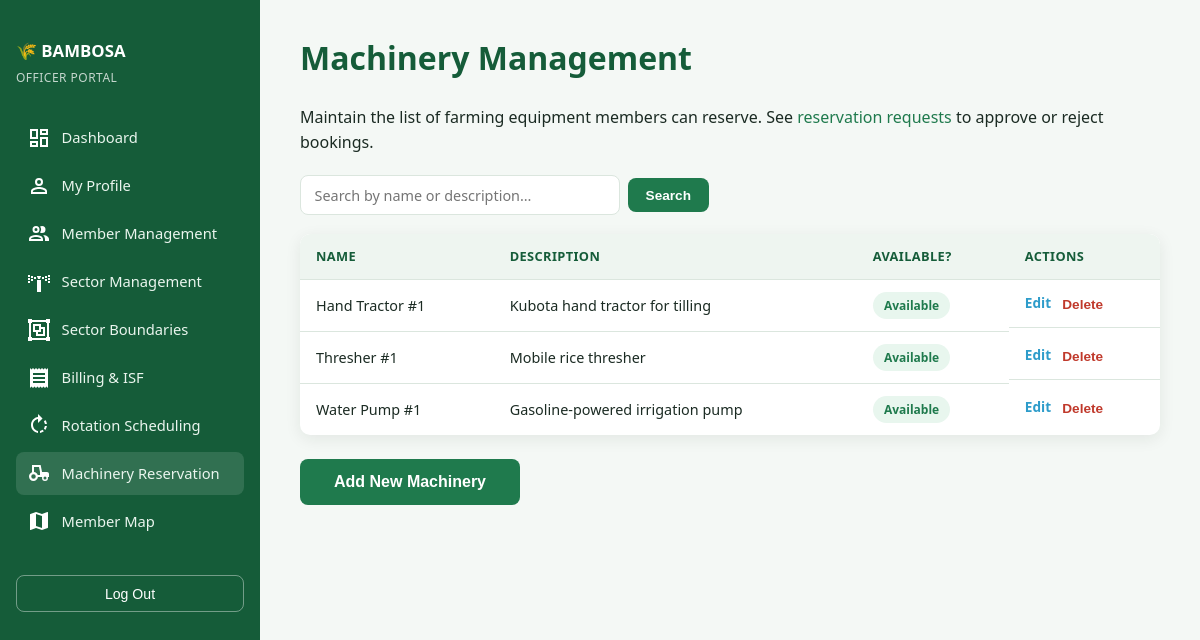
Page /officer/machinery.php (signed in) on the committed database.
### tables this page shows
CREATE TABLE IF NOT EXISTS machinery (
    machinery_id INT AUTO_INCREMENT PRIMARY KEY,
    name         VARCHAR(100) NOT NULL UNIQUE,
    description  VARCHAR(255) DEFAULT NULL,
    is_available TINYINT(1) NOT NULL DEFAULT 1,    
    created_at   TIMESTAMP DEFAULT CURRENT_TIMESTAMP
);

### includes/base_path_utils.php (called while the page is built, shortened)
<?php
function base_url(string $path = ''): string
{
    $base = defined('BAMBOSA_BASE_PATH') ? BAMBOSA_BASE_PATH : '';
    $path = ltrim($path, '/');
    return ($path === '') ? ($base !== '' ? $base . '/' : '/') : $base . '/' . $path;
}

### includes/machinery.php (called while the page is built, shortened)
<?php
function get_all_machinery(PDO $pdo, bool $onlyAvailable = false, ?string $search = null, ?int $limit = null, ?int $offset = null): array
{
    $sql = 'SELECT * FROM machinery WHERE 1=1';
    $params = [];
    $sql .= ' ORDER BY name';
    if ($limit !== null && $offset !== null) {
        $sql .= ' LIMIT :limit OFFSET :offset';
    }
    $stmt = $pdo->prepare($sql);
    if ($limit !== null && $offset !== null) {
        $stmt->bindValue('limit', $limit, PDO::PARAM_INT);
        $stmt->bindValue('offset', $offset, PDO::PARAM_INT);
    }
    $stmt->execute();
    return $stmt->fetchAll();
}
function count_machinery(PDO $pdo, bool $onlyAvailable = false, ?string $search = null): int
{
    $sql = 'SELECT COUNT(*) AS cnt FROM machinery WHERE 1=1';
    $params = [];
    $stmt = $pdo->prepare($sql);
    $stmt->execute($params);
    return (int) $stmt->fetch()['cnt'];
}

### officer/machinery.php (the view, shortened to what this page needs)
<?php
require_once __DIR__ . '/../config/database.php';
require_once __DIR__ . '/../includes/machinery.php';
require_once __DIR__ . '/../includes/pagination.php';
$isAddingOrEditing = isset($_GET["new"]) || isset($_GET["edit"]);
$searchTerm = get_search_term();
$totalMachinery = count_machinery($pdo, false, $searchTerm);
$pagination = build_pagination($totalMachinery, get_current_page());
$machineryList = get_all_machinery($pdo, false, $searchTerm, $pagination['per_page'], $pagination['offset']);
?>
<!DOCTYPE html>
<html lang="en">
<head>
<link rel="stylesheet" href="<?= base_url('assets/css/style.css') ?>">
</head>
<body>
<div class="dash-shell">
  <?php include __DIR__ . '/../includes/partials/officer_sidebar.php'; ?>
  <main class="dash-main">
    <h1>Machinery Management</h1>
    <p>Maintain the list of farming equipment members can reserve. See <a href="<?= base_url('officer/reservations.php') ?>">reservation requests</a> to approve or reject bookings.</p>
	<?php if (!$isAddingOrEditing): ?>
      <div class="table-scroll">
      <table class="data-table">
        <thead>
          <tr>
            <th>Name</th>
            <th>Description</th>
            <th>Available?</th>
            <th>Actions</th>
          </tr>
        </thead>
        <tbody>
          <?php if (empty($machineryList)): ?>
            <tr><td colspan="4" class="empty-row">No machinery found<?= $searchTerm ? ' for "' . htmlspecialchars($searchTerm) . '"' : ' yet' ?>.</td></tr>
          <?php else: foreach ($machineryList as $m): ?>
            <tr>
              <td><?= htmlspecialchars($m['name']) ?></td>
              <td><?= htmlspecialchars($m['description'] ?? '—') ?></td>
              <td>
                <span class="status-badge <?= $m['is_available'] ? 'status-active' : 'status-inactive' ?>">
                  <?= $m['is_available'] ? 'Available' : 'Unavailable' ?>
                </span>
              </td>
              <td class="actions-cell">
                <a href="<?= base_url('officer/machinery.php?edit=' . (int) $m['machinery_id']) ?>" class="link-btn">Edit</a>
                <form method="POST" class="inline-form" onsubmit="return confirm('Delete this machinery record? Existing reservations for it will also be removed.');">
                  <button type="submit" class="link-btn deactivate">Delete</button>
                </form>
              </td>
            </tr>
          <?php endforeach; endif; ?>
        </tbody>
      </table>
      </div>
	  <a href="<?= base_url('officer/machinery.php?new=') ?>"><button type="button" class="btn-full" style="max-width:220px; margin-top:24px;">Add New Machinery</button></a>
	<?php endif; ?>
  </main>
</div>
</body>
</html>

### assets/css/style.css (style rules this page uses)
:root { --clr-primary: #1f7a4d; --clr-primary-dark: #155c39; --clr-accent: #2e9cca; --clr-bg: #f4f8f5; --clr-surface: #ffffff; --clr-text: #1b2b23; --clr-muted: #647a6d; --clr-border: #dbe6de; --clr-error: #c0392b; --clr-success: #1f7a4d; --radius: 10px; --shadow: 0 4px 16px rgba(20, 40, 30, 0.08); --font: 'Segoe UI', system-ui, -apple-system, sans-serif; }
* { box-sizing: border-box; }
body { margin: 0; font-family: var(--font); background: var(--clr-bg); color: var(--clr-text); line-height: 1.6; }
a { color: var(--clr-primary); text-decoration: none; }
.btn-full { width: 100%; padding: 0.85rem; border: none; border-radius: 8px; background: var(--clr-primary); color: #fff; font-size: 1rem; font-weight: 600; cursor: pointer; }
.dash-shell { display: flex; min-height: 100vh; }
.dash-main { flex: 1; min-width: 0; padding: 2rem 2.5rem; }
.dash-main h1 { color: var(--clr-primary-dark); margin-top: 0; }
.data-table { width: 100%; border-collapse: collapse; background: var(--clr-surface); border-radius: var(--radius); overflow: hidden; box-shadow: var(--shadow); font-size: 0.9rem; }
.table-scroll { width: 100%; overflow-x: auto; -webkit-overflow-scrolling: touch; border-radius: var(--radius); box-shadow: var(--shadow); }
.table-scroll .data-table { box-shadow: none; }
.data-table th, .data-table td { padding: 0.75rem 1rem; text-align: left; border-bottom: 1px solid var(--clr-border); }
.data-table th { background: #eef5f0; color: var(--clr-primary-dark); font-size: 0.8rem; text-transform: uppercase; letter-spacing: 0.03em; }
.data-table tbody tr:last-child td { border-bottom: none; }
.status-badge { display: inline-block; padding: 0.25rem 0.7rem; border-radius: 999px; font-size: 0.75rem; font-weight: 600; text-transform: capitalize; }
.status-active { background: #e8f6ee; color: #1f7a4d; }
.actions-cell { display: flex; gap: 0.7rem; align-items: center; flex-wrap: wrap; }
.link-btn { background: none; border: none; padding: 0; font-size: 0.85rem; font-weight: 600; color: var(--clr-accent); cursor: pointer; }
.link-btn.deactivate { color: var(--clr-error); }
.inline-form { display: inline; margin: 0; }

### rows in the picture
machinery: name "Hand Tractor #1", description "Kubota hand tractor for tilling", is_available "Available"
machinery: name "Thresher #1", description "Mobile rice thresher", is_available "Available"
machinery: name "Water Pump #1", description "Gasoline-powered irrigation pump", is_available "Available"
